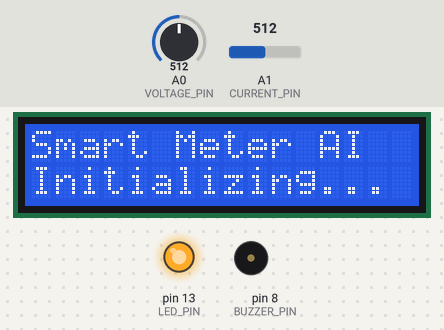
Recording of a sketch running on a simulated Arduino Uno, built with avr-gcc and run on an emulated ATmega328P. On the bench: 16×2 character LCD, output pins drawn as LEDs (lit = HIGH), buzzer (waves = sounding, pin HIGH). The test bench sets the inputs (shaded band); at power-on: A0 (VOLTAGE_PIN) = 512, A1 (CURRENT_PIN) = 512. Random numbers use the default seed unless the sketch sets one; the modem accepts every AT command (registered, SIM ready, sends succeed) and sends nothing else; what the sketch prints to the serial monitor is not drawn.

Above: at 6.2 s.
9.5 s: A0 (VOLTAGE_PIN) set to 808
At 9.88 s:
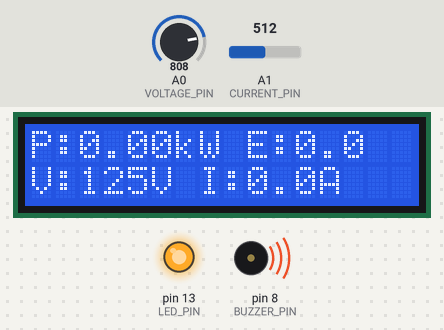
11.8 s: A0 (VOLTAGE_PIN) set to 837
14.9 s: A0 (VOLTAGE_PIN) set to 716
At 18.7 s:
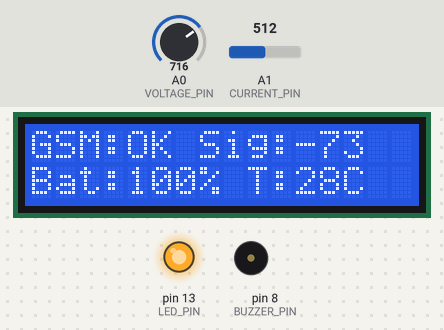
18.9 s: A0 (VOLTAGE_PIN) set to 900
21.4 s: A0 (VOLTAGE_PIN) set to 511
At 26.3 s:
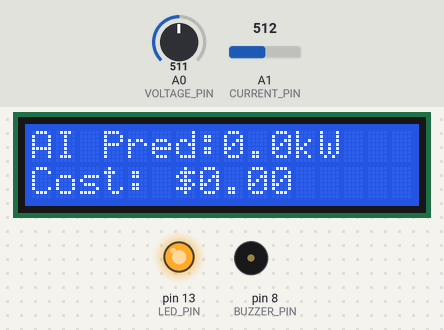
26.6 s: A1 (CURRENT_PIN) set to 716
At 32.2 s:
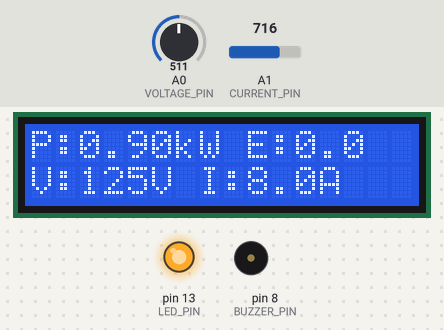
Timing chart, 0 to 32.5 s (numbered marks = the images above; inputs shaded):
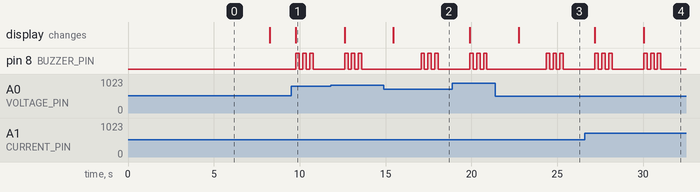

The sketch:

smart_meter_arduino.ino
```cpp
/*
  Smart Energy Meter with AI/ML Integration
  Final Year Project - GSM Based Remote Monitoring

  Features:
  - Energy measurement (Voltage, Current, Power, Energy)
  - GSM communication with cloud server
  - AI prediction integration
  - LCD display for local monitoring
  - Alert system for anomalies
  - Data logging to SD card
*/

#include <SoftwareSerial.h>
#include <LiquidCrystal_I2C.h>
#include <ArduinoJson.h>
#include <EEPROM.h>
#include <Wire.h>

// Pin Definitions
#define GSM_TX 2
#define GSM_RX 3
#define VOLTAGE_PIN A0
#define CURRENT_PIN A1
#define BUZZER_PIN 8
#define LED_PIN 13

// GSM Module
SoftwareSerial gsm(GSM_TX, GSM_RX);

// LCD Display (I2C)
LiquidCrystal_I2C lcd(0x27, 16, 2);

// Configuration
const String METER_ID = "METER_001";
const String SERVER_URL = "http://your-server.com/api/meter/data";
const String APN = "internet";  // Your GSM provider's APN
const unsigned long SEND_INTERVAL = 60000;  // Send data every minute
const unsigned long DISPLAY_INTERVAL = 2000;  // Update display every 2 seconds

// Global Variables
float voltage = 0.0;
float current = 0.0;
float power = 0.0;
float energy = 0.0;
float frequency = 50.0;
float powerFactor = 0.9;
float temperature = 25.0;
int signalStrength = 0;
float batteryLevel = 100.0;

unsigned long lastSendTime = 0;
unsigned long lastDisplayTime = 0;
bool gsmConnected = false;
bool serverConnected = false;

// AI Prediction Variables
float predictedPower = 0.0;
float predictedCost = 0.0;
String recommendations = "";

void setup() {
  Serial.begin(9600);
  gsm.begin(9600);

  // Initialize LCD
  lcd.init();
  lcd.backlight();
  lcd.setCursor(0, 0);
  lcd.print("Smart Meter AI");
  lcd.setCursor(0, 1);
  lcd.print("Initializing...");

  // Initialize pins
  pinMode(BUZZER_PIN, OUTPUT);
  pinMode(LED_PIN, OUTPUT);
  pinMode(VOLTAGE_PIN, INPUT);
  pinMode(CURRENT_PIN, INPUT);

  // Initialize GSM
  initializeGSM();

  // Load saved energy value from EEPROM
  loadEnergyFromEEPROM();

  Serial.println("Smart Meter with AI Integration Started");

  delay(2000);
  lcd.clear();
}

void loop() {
  // Read sensor data
  readSensorData();

  // Update display
  if (millis() - lastDisplayTime >= DISPLAY_INTERVAL) {
    updateDisplay();
    lastDisplayTime = millis();
  }

  // Send data to server
  if (millis() - lastSendTime >= SEND_INTERVAL) {
    if (gsmConnected) {
      sendDataToServer();
    } else {
      initializeGSM();
    }
    lastSendTime = millis();
  }

  // Check for alerts
  checkAlerts();

  // Save energy to EEPROM periodically
  saveEnergyToEEPROM();

  delay(100);
}

void readSensorData() {
  // Read voltage (scaled for 0-250V range)
  int voltageRaw = analogRead(VOLTAGE_PIN);
  voltage = (voltageRaw * 250.0) / 1023.0;

  // Read current (scaled for 0-20A range using ACS712)
  int currentRaw = analogRead(CURRENT_PIN);
  current = ((currentRaw - 512) * 20.0) / 512.0;
  if (current < 0) current = 0;  // Ensure positive current

  // Calculate power
  power = (voltage * current * powerFactor) / 1000.0;  // Convert to kW

  // Calculate energy (integrate power over time)
  static unsigned long lastEnergyTime = millis();
  unsigned long currentTime = millis();
  float timeDiff = (currentTime - lastEnergyTime) / 3600000.0;  // Convert to hours
  energy += power * timeDiff;
  lastEnergyTime = currentTime;

  // Simulate temperature reading (replace with actual sensor)
  temperature = 25.0 + random(-5, 10);

  // Get GSM signal strength
  signalStrength = getGSMSignalStrength();

  // Simulate battery level (replace with actual battery monitoring)
  batteryLevel = 100.0 - (millis() / 100000.0);  // Decreases over time
  if (batteryLevel < 0) batteryLevel = 0;
}

void updateDisplay() {
  static int displayMode = 0;

  lcd.clear();

  switch (displayMode) {
    case 0:  // Power and Energy
      lcd.setCursor(0, 0);
      lcd.print("P:");
      lcd.print(power, 2);
      lcd.print("kW E:");
      lcd.print(energy, 1);
      lcd.setCursor(0, 1);
      lcd.print("V:");
      lcd.print(voltage, 0);
      lcd.print("V I:");
      lcd.print(current, 1);
      lcd.print("A");
      break;

    case 1:  // AI Predictions
      lcd.setCursor(0, 0);
      lcd.print("AI Pred:");
      lcd.print(predictedPower, 1);
      lcd.print("kW");
      lcd.setCursor(0, 1);
      lcd.print("Cost: $");
      lcd.print(predictedCost, 2);
      break;

    case 2:  // Status
      lcd.setCursor(0, 0);
      lcd.print("GSM:");
      lcd.print(gsmConnected ? "OK" : "ERR");
      lcd.print(" Sig:");
      lcd.print(signalStrength);
      lcd.setCursor(0, 1);
      lcd.print("Bat:");
      lcd.print(batteryLevel, 0);
      lcd.print("% T:");
      lcd.print(temperature, 0);
      lcd.print("C");
      break;
  }

  displayMode = (displayMode + 1) % 3;  // Cycle through display modes
}

void initializeGSM() {
  Serial.println("Initializing GSM...");

  // Reset GSM module
  gsm.println("AT");
  delay(1000);

  // Check if GSM is responding
  if (gsm.find("OK")) {
    Serial.println("GSM Module Ready");

    // Set APN
    gsm.println("AT+SAPBR=3,1,\"CONTYPE\",\"GPRS\"");
    delay(1000);
    gsm.println("AT+SAPBR=3,1,\"APN\",\"" + APN + "\"");
    delay(1000);

    // Enable GPRS
    gsm.println("AT+SAPBR=1,1");
    delay(2000);

    // Check connection
    gsm.println("AT+SAPBR=2,1");
    delay(1000);

    if (gsm.find("1,1")) {
      gsmConnected = true;
      Serial.println("GPRS Connected");
      digitalWrite(LED_PIN, HIGH);
    } else {
      gsmConnected = false;
      Serial.println("GPRS Connection Failed");
      digitalWrite(LED_PIN, LOW);
    }
  } else {
    gsmConnected = false;
    Serial.println("GSM Module Not Responding");
    digitalWrite(LED_PIN, LOW);
  }
}

void sendDataToServer() {
  if (!gsmConnected) return;

  Serial.println("Sending data to server...");

  // Create JSON payload
  StaticJsonDocument<512> doc;
  doc["meter_id"] = METER_ID;
  doc["timestamp"] = getTimestamp();
  doc["voltage"] = voltage;
  doc["current"] = current;
  doc["power_kw"] = power;
  doc["energy_kwh"] = energy;
  doc["frequency"] = frequency;
  doc["power_factor"] = powerFactor;
  doc["temperature"] = temperature;
  doc["signal_strength"] = signalStrength;
  doc["battery_level"] = batteryLevel;

  String jsonString;
  serializeJson(doc, jsonString);

  // Send HTTP POST request
  gsm.println("AT+HTTPINIT");
  delay(1000);

  gsm.println("AT+HTTPPARA=\"CID\",1");
  delay(1000);

  gsm.println("AT+HTTPPARA=\"URL\",\"" + SERVER_URL + "\"");
  delay(1000);

  gsm.println("AT+HTTPPARA=\"CONTENT\",\"application/json\"");
  delay(1000);

  gsm.println("AT+HTTPDATA=" + String(jsonString.length()) + ",10000");
  delay(1000);

  gsm.println(jsonString);
  delay(2000);

  gsm.println("AT+HTTPACTION=1");
  delay(5000);

  // Read response
  gsm.println("AT+HTTPREAD");
  delay(2000);

  String response = "";
  while (gsm.available()) {
    response += gsm.readString();
  }

  // Parse AI response
  parseAIResponse(response);

  gsm.println("AT+HTTPTERM");
  delay(1000);

  Serial.println("Data sent successfully");
  serverConnected = true;
}

void parseAIResponse(String response) {
  // Parse JSON response from AI server
  StaticJsonDocument<1024> doc;
  DeserializationError error = deserializeJson(doc, response);

  if (!error) {
    if (doc["status"] == "success") {
      // Extract AI predictions
      if (doc.containsKey("prediction")) {
        predictedPower = doc["prediction"]["predicted_power_kw"];
        predictedCost = doc["prediction"]["predicted_cost"];
      }

      // Extract recommendations
      if (doc.containsKey("recommendations")) {
        recommendations = doc["recommendations"][0].as<String>();
      }

      Serial.println("AI predictions received");
    }
  }
}

int getGSMSignalStrength() {
  gsm.println("AT+CSQ");
  delay(500);

  String response = "";
  while (gsm.available()) {
    response += gsm.readString();
  }

  // Parse signal strength from response
  int csqIndex = response.indexOf("+CSQ: ");
  if (csqIndex != -1) {
    int signalValue = response.substring(csqIndex + 6, csqIndex + 8).toInt();
    return -113 + (signalValue * 2);  // Convert to dBm
  }

  return -99;  // Unknown signal strength
}

String getTimestamp() {
  // Get timestamp from GSM network
  gsm.println("AT+CCLK?");
  delay(500);

  String response = "";
  while (gsm.available()) {
    response += gsm.readString();
  }

  // Parse timestamp (simplified - you might want to format this properly)
  return "2024-01-15T" + String(millis() / 1000) + "Z";
}

void checkAlerts() {
  bool alertTriggered = false;

  // High power consumption alert
  if (power > 5.0) {
    Serial.println("ALERT: High power consumption!");
    alertTriggered = true;
  }

  // Voltage out of range alert
  if (voltage < 200 || voltage > 250) {
    Serial.println("ALERT: Voltage out of range!");
    alertTriggered = true;
  }

  // Low battery alert
  if (batteryLevel < 20) {
    Serial.println("ALERT: Low battery level!");
    alertTriggered = true;
  }

  // GSM connection lost alert
  if (!gsmConnected) {
    Serial.println("ALERT: GSM connection lost!");
    alertTriggered = true;
  }

  // Sound buzzer for alerts
  if (alertTriggered) {
    for (int i = 0; i < 3; i++) {
      digitalWrite(BUZZER_PIN, HIGH);
      delay(200);
      digitalWrite(BUZZER_PIN, LOW);
      delay(200);
    }
  }
}

void saveEnergyToEEPROM() {
  static unsigned long lastSaveTime = 0;

  // Save energy value every 10 minutes
  if (millis() - lastSaveTime >= 600000) {
    EEPROM.put(0, energy);
    lastSaveTime = millis();
    Serial.println("Energy saved to EEPROM");
  }
}

void loadEnergyFromEEPROM() {
  float savedEnergy;
  EEPROM.get(0, savedEnergy);

  // Check if saved value is valid
  if (!isnan(savedEnergy) && savedEnergy >= 0 && savedEnergy < 999999) {
    energy = savedEnergy;
    Serial.println("Energy loaded from EEPROM: " + String(energy));
  } else {
    energy = 0.0;
    Serial.println("No valid energy data in EEPROM, starting from 0");
  }
}

// Additional utility functions can be added here for:
// - SD card logging
// - Real-time clock integration
// - Advanced sensor calibration
// - Over-the-air updates
// - Local web server for configuration
```

Measured:
- after the input at 14.9 s, pin 8 (BUZZER_PIN): alternates HIGH for 0.20 s and LOW for 0.20 s, 6 changes in all, then stays LOW, starting after 2.2 s
- after the input at 21.4 s, pin 8 (BUZZER_PIN): alternates HIGH for 0.20 s and LOW for 0.20 s, 6 changes in all, then stays LOW, starting after 3.0 s
- by itself, pin 8 (BUZZER_PIN): alternates HIGH for 0.20 s and LOW for 0.20 s, 6 changes in all, then stays LOW
